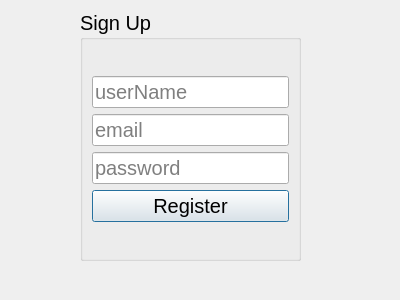
<?xml version="1.0" encoding="UTF-8"?>
<ui version="4.0">
 <class>RegisterForm</class>
 <widget class="QDialog" name="RegisterForm">
  <property name="geometry">
   <rect>
    <x>0</x>
    <y>0</y>
    <width>400</width>
    <height>300</height>
   </rect>
  </property>
  <property name="windowTitle">
   <string>Dialog</string>
  </property>
  <widget class="QGroupBox" name="groupBox">
   <property name="geometry">
    <rect>
     <x>80</x>
     <y>10</y>
     <width>221</width>
     <height>251</height>
    </rect>
   </property>
   <property name="font">
    <font>
     <pointsize>15</pointsize>
    </font>
   </property>
   <property name="title">
    <string>Sign Up</string>
   </property>
   <layout class="QGridLayout" name="gridLayout_2">
    <item row="0" column="0">
     <layout class="QVBoxLayout" name="verticalLayout">
      <item>
       <widget class="QLineEdit" name="leName">
        <property name="placeholderText">
         <string>userName</string>
        </property>
       </widget>
      </item>
      <item>
       <widget class="QLineEdit" name="leEmail">
        <property name="placeholderText">
         <string>email</string>
        </property>
       </widget>
      </item>
      <item>
       <widget class="QLineEdit" name="lePassword">
        <property name="placeholderText">
         <string>password</string>
        </property>
       </widget>
      </item>
      <item>
       <widget class="QPushButton" name="pbRegister">
        <property name="font">
         <font>
          <pointsize>15</pointsize>
         </font>
        </property>
        <property name="text">
         <string>Register</string>
        </property>
       </widget>
      </item>
     </layout>
    </item>
   </layout>
  </widget>
 </widget>
 <resources/>
 <connections/>
</ui>
